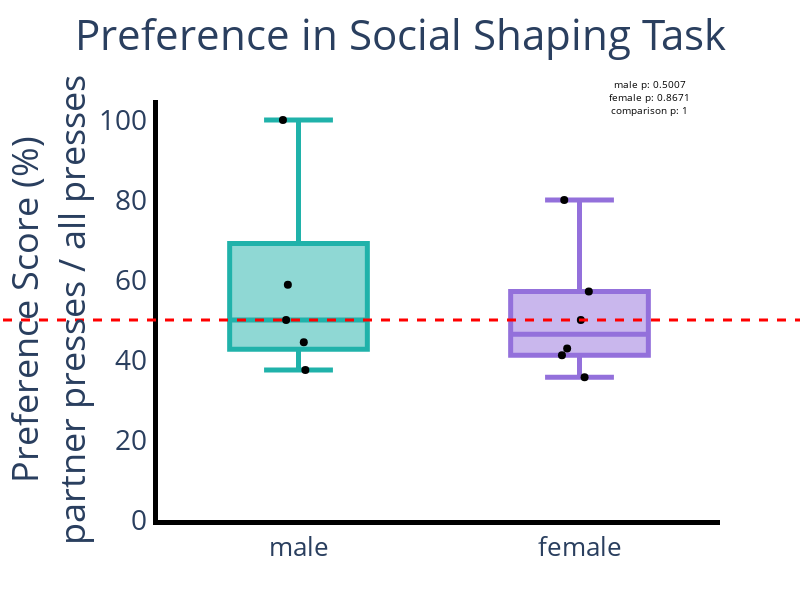

The notebook cell saved with this chart:
### Code cell
######################################## door shape preference###########################
experiment = "Door_shape"
metric = 'door_1_lever_press_count'



ani, day, d1s = lf.get_data(metric = metric, 
                             experiment= experiment,
                             days = [5], dataset = lon_ana)

metric = 'door_2_lever_press_count'
ani, day, d2s = lf.get_data(metric = metric, 
                             experiment= experiment,
                             days = [5], dataset = lon_ana)


d1s_m, d1s_f = d1s[1:6].flatten(), d1s[6:].flatten()
d2s_m, d2s_f = d2s[1:6].flatten(), d2s[6:].flatten()


pref_m_s = d1s_m / (d1s_m + d2s_m)
pref_f_s = d1s_f / (d1s_f + d2s_f)

fig = psp.make_subplots(cols = 1, rows = 1)
fig.add_trace(go.Scatter(
    x = random_jitter_x_values(center = 0, number = 6, width = 0.3),
    y = pref_m_s*100,
    mode = 'markers',
    marker = {'color':'#000000', 'size':8},
    text = [f'{num}: {d1p} p press & {d2p}' for num, d1p, d2p in zip(ani[1:6], d1s_m, d2s_m)]
))

fig.add_trace(go.Box(

    y = pref_m_s*100,
    name = 'Male',
    marker_color = colors['male'],
    line = dict(width = 5)
))

fig.add_trace(go.Scatter(
    x = random_jitter_x_values(center = 1, number = 6, width = 0.3),
    y = pref_f_s*100,
    mode = 'markers',
    marker = {'color':'#000000', 'size':8},
    text = [f'{num}: {d1p} p press & {d2p}' for num, d1p, d2p in zip(females, d1s_f, d2s_f)]
))

fig.add_trace(go.Box(

    y = pref_f_s*100,
    name = 'Female',
    marker_color = colors['female'],
    line = dict(width = 5)
))


fig.update_layout(
    title='Preference in Social Shaping Task',
    width=800,
    height=600,
    plot_bgcolor="white",
    xaxis=dict(linecolor="black"),
    yaxis=dict(linecolor="black"),
    showlegend = False
    )
fig.update_layout(yaxis_range=[0,105])
fig.update_yaxes(title_text = 'Preference Score (%)<br>partner presses / all presses')
fig.add_hline(y=50, x0 = -0.5, x1 = 1.5, line_width=3, line_dash="dash", line_color="red")

out_m = pingouin.ttest(pref_m_s, y = 0.5)
out_f = pingouin.ttest(pref_f_s, y = 0.5 )
out_comp = pingouin.ttest(pref_f_s, pref_m_s)



fig.update_layout(xaxis = dict(tickmode = 'array', 
                       tickvals = [0,1], 
                       ticktext = ['male', 'female']))

match_style(fig)
fig.add_annotation(dict(font=dict(color="black",size=10),
                            x=1.25,
                            y=1.06,
                            showarrow=False,
                            text=f'male p: {round(out_m["p-val"].values[0], 4)}<br>female p: {round(out_f["p-val"].values[0],4)}<br>comparison p: {round(out_comp["p-val"].values[0])}',
                            textangle=0,
                            xref="x",
                            yref="paper"
                           ))
fig.show()
output_path = '/home/dprotter/Documents/Vole Projects/random plots/plots for liza'
fig.write_image(os.path.join(output_path,'social shape preference.svg'))

### Figure 1 — Plotly figure (JSON) as saved in the notebook; plotly's stock layout.template omitted (floating-point values rounded to 4 significant figures)
{"data": [{"marker": {"color": "#000000", "size": 8}, "mode": "markers", "text": ["4140: 8.0 p press & 10.0", "4142: 6.0 p press & 10.0", "4143: 10.0 p press & 7.0", "4145: 9.0 p press & 9.0", "4146: 1.0 p press & 0.0"], "type": "scatter", "x": [0.01888, 0.02442, -0.03786, -0.04406, -0.05533, -0.0431], "y": [44.44, 37.5, 58.82, 50, 100]}, {"line": {"width": 5}, "marker": {"color": "lightseagreen"}, "name": "Male", "type": "box", "y": [44.44, 37.5, 58.82, 50, 100]}, {"marker": {"color": "#000000", "size": 8}, "mode": "markers", "text": ["4096: 8.0 p press & 8.0", "4136: 4.0 p press & 3.0", "4144: 4.0 p press & 1.0", "4147: 5.0 p press & 9.0", "4148: 7.0 p press & 10.0", "784: 6.0 p press & 8.0"], "type": "scatter", "x": [1.005, 1.033, 0.9457, 1.018, 0.9375, 0.9561], "y": [50, 57.14, 80, 35.71, 41.18, 42.86]}, {"line": {"width": 5}, "marker": {"color": "mediumpurple"}, "name": "Female", "type": "box", "y": [50, 57.14, 80, 35.71, 41.18, 42.86]}], "layout": {"annotations": [{"font": {"color": "black", "size": 10}, "showarrow": false, "text": "male p: 0.5007<br>female p: 0.8671<br>comparison p: 1", "textangle": 0, "x": 1.25, "xref": "x", "y": 1.06, "yref": "paper"}], "font": {"size": 30}, "height": 600, "plot_bgcolor": "white", "shapes": [{"line": {"color": "red", "dash": "dash", "width": 3}, "type": "line", "x0": -0.5, "x1": 1.5, "xref": "x domain", "y0": 50, "y1": 50, "yref": "y"}], "showlegend": false, "title": {"text": "Preference in Social Shaping Task", "x": 0.5}, "width": 800, "xaxis": {"anchor": "y", "domain": [0, 1], "linecolor": "black", "linewidth": 5, "tickfont": {"size": 26}, "tickmode": "array", "ticktext": ["male", "female"], "tickvals": [0, 1], "tickwidth": 4}, "yaxis": {"anchor": "x", "domain": [0, 1], "linecolor": "black", "linewidth": 5, "range": [0, 105], "tickfont": {"size": 28}, "tickwidth": 4, "title": {"text": "Preference Score (%)<br>partner presses / all presses"}}}}
